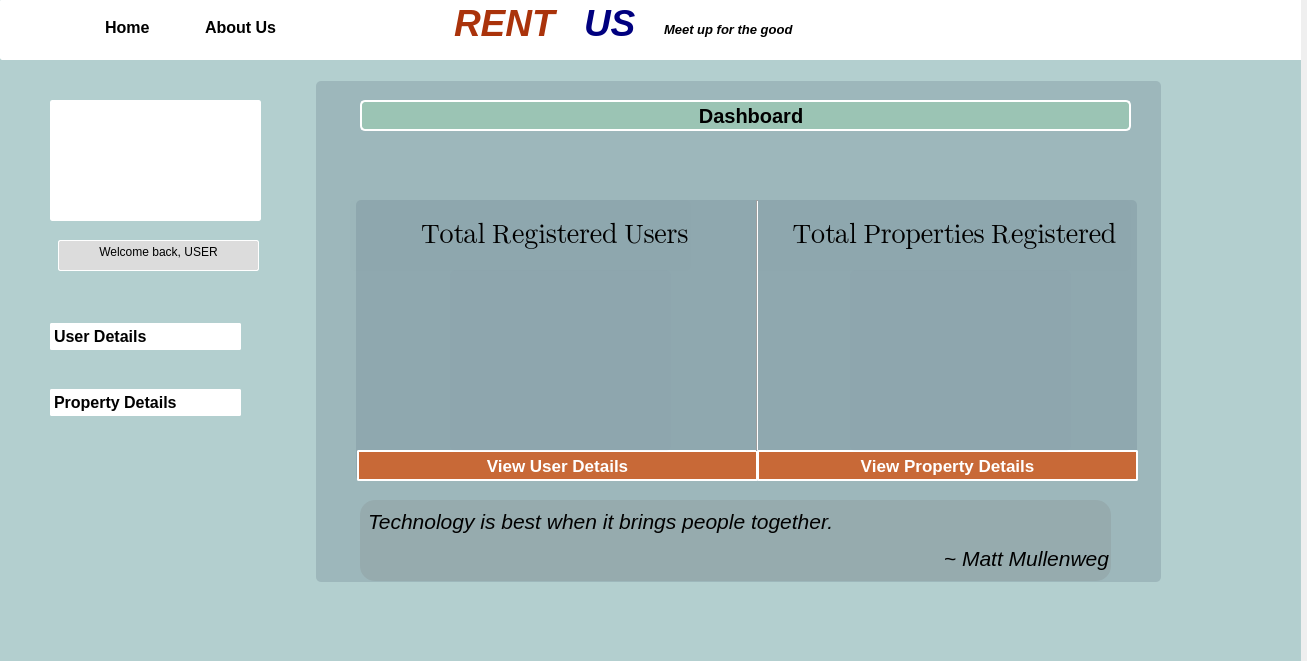
<?xml version="1.0" encoding="UTF-8"?>
<ui version="4.0">
 <class>admin_dashboard</class>
 <widget class="QWidget" name="admin_dashboard">
  <property name="geometry">
   <rect>
    <x>0</x>
    <y>0</y>
    <width>1307</width>
    <height>661</height>
   </rect>
  </property>
  <property name="windowTitle">
   <string>Form</string>
  </property>
  <property name="styleSheet">
   <string notr="true">
QTextEdit, QPlainTextEdit
{
	border : 1px solid white;
	border-radius: 2px;
}
QPushButton
{
	padding: 2px;
	color: black;
	background: rgb(255,255,255);
	border: 2px solid white;
	border-radius: 2px;
	text-align : left;
}

#textEdit_10, #textEdit_11, #textEdit_12, #textEdit_13, #textEdit_14 
{
background: rgb(230,230,230);
}
</string>
  </property>
  <widget class="QStackedWidget" name="stackedWidget">
   <property name="geometry">
    <rect>
     <x>0</x>
     <y>0</y>
     <width>1301</width>
     <height>661</height>
    </rect>
   </property>
   <property name="styleSheet">
    <string notr="true">#stackedWidget
{
background: rgba(23,123,123,70);
}
</string>
   </property>
   <widget class="QWidget" name="dashboard">
    <widget class="QPlainTextEdit" name="plainTextEdit">
     <property name="geometry">
      <rect>
       <x>0</x>
       <y>-1</y>
       <width>1311</width>
       <height>61</height>
      </rect>
     </property>
     <property name="styleSheet">
      <string notr="true">#plaintextEdit
{
	border: 2px solid brown;
}</string>
     </property>
     <property name="readOnly">
      <bool>true</bool>
     </property>
    </widget>
    <widget class="QPushButton" name="pushButton_3">
     <property name="geometry">
      <rect>
       <x>101</x>
       <y>12</y>
       <width>81</width>
       <height>31</height>
      </rect>
     </property>
     <property name="font">
      <font>
       <pointsize>12</pointsize>
       <bold>true</bold>
      </font>
     </property>
     <property name="styleSheet">
      <string notr="true">#pushButton_3
{
	color: black;
	background: rgb(255,255,255);
	border: 2px solid white;
	border-radius: 2px;
}
#pushButton_3:hover
{
	background: rgb(220,220,200);
}</string>
     </property>
     <property name="text">
      <string>Home</string>
     </property>
     <property name="icon">
      <iconset resource="src.qrc">
       <normaloff>:/image/images/home.png</normaloff>:/image/images/home.png</iconset>
     </property>
    </widget>
    <widget class="QTextEdit" name="textEdit">
     <property name="geometry">
      <rect>
       <x>449</x>
       <y>-3</y>
       <width>121</width>
       <height>61</height>
      </rect>
     </property>
     <property name="font">
      <font>
       <kerning>false</kerning>
      </font>
     </property>
     <property name="acceptDrops">
      <bool>false</bool>
     </property>
     <property name="undoRedoEnabled">
      <bool>false</bool>
     </property>
     <property name="readOnly">
      <bool>true</bool>
     </property>
     <property name="html">
      <string>&lt;!DOCTYPE HTML PUBLIC &quot;-//W3C//DTD HTML 4.0//EN&quot; &quot;http://www.w3.org/TR/REC-html40/strict.dtd&quot;&gt;
&lt;html&gt;&lt;head&gt;&lt;meta name=&quot;qrichtext&quot; content=&quot;1&quot; /&gt;&lt;meta charset=&quot;utf-8&quot; /&gt;&lt;style type=&quot;text/css&quot;&gt;
p, li { white-space: pre-wrap; }
hr { height: 1px; border-width: 0; }
&lt;/style&gt;&lt;/head&gt;&lt;body style=&quot; font-family:'Segoe UI'; font-size:9pt; font-weight:400; font-style:normal;&quot;&gt;
&lt;p style=&quot; margin-top:0px; margin-bottom:0px; margin-left:0px; margin-right:0px; -qt-block-indent:0; text-indent:0px;&quot;&gt;&lt;span style=&quot; font-size:28pt; font-weight:700; font-style:italic; color:#aa330b;&quot;&gt;RENT&lt;/span&gt;&lt;/p&gt;&lt;/body&gt;&lt;/html&gt;</string>
     </property>
    </widget>
    <widget class="QTextEdit" name="textEdit_3">
     <property name="geometry">
      <rect>
       <x>659</x>
       <y>17</y>
       <width>171</width>
       <height>41</height>
      </rect>
     </property>
     <property name="font">
      <font>
       <kerning>false</kerning>
      </font>
     </property>
     <property name="mouseTracking">
      <bool>false</bool>
     </property>
     <property name="acceptDrops">
      <bool>false</bool>
     </property>
     <property name="whatsThis">
      <string notr="true"/>
     </property>
     <property name="accessibleName">
      <string notr="true"/>
     </property>
     <property name="accessibleDescription">
      <string notr="true"/>
     </property>
     <property name="undoRedoEnabled">
      <bool>false</bool>
     </property>
     <property name="readOnly">
      <bool>true</bool>
     </property>
     <property name="html">
      <string>&lt;!DOCTYPE HTML PUBLIC &quot;-//W3C//DTD HTML 4.0//EN&quot; &quot;http://www.w3.org/TR/REC-html40/strict.dtd&quot;&gt;
&lt;html&gt;&lt;head&gt;&lt;meta name=&quot;qrichtext&quot; content=&quot;1&quot; /&gt;&lt;meta charset=&quot;utf-8&quot; /&gt;&lt;style type=&quot;text/css&quot;&gt;
p, li { white-space: pre-wrap; }
hr { height: 1px; border-width: 0; }
&lt;/style&gt;&lt;/head&gt;&lt;body style=&quot; font-family:'Segoe UI'; font-size:9pt; font-weight:400; font-style:normal;&quot;&gt;
&lt;p style=&quot; margin-top:0px; margin-bottom:0px; margin-left:0px; margin-right:0px; -qt-block-indent:0; text-indent:0px;&quot;&gt;&lt;span style=&quot; font-size:10pt; font-weight:700; font-style:italic;&quot;&gt;Meet up for the good&lt;/span&gt;&lt;/p&gt;&lt;/body&gt;&lt;/html&gt;</string>
     </property>
    </widget>
    <widget class="QPushButton" name="pushButton_4">
     <property name="geometry">
      <rect>
       <x>201</x>
       <y>12</y>
       <width>91</width>
       <height>31</height>
      </rect>
     </property>
     <property name="font">
      <font>
       <pointsize>12</pointsize>
       <bold>true</bold>
      </font>
     </property>
     <property name="styleSheet">
      <string notr="true">#pushButton_4
{
color: black;
	background: rgb(255,255,255);
	border: 2px solid white;
	border-radius: 2px;
}
#pushButton_4:hover
{
	background: rgb(220,220,200);
}</string>
     </property>
     <property name="text">
      <string>About Us</string>
     </property>
    </widget>
    <widget class="QWidget" name="layoutWidget">
     <property name="geometry">
      <rect>
       <x>50</x>
       <y>290</y>
       <width>191</width>
       <height>161</height>
      </rect>
     </property>
     <layout class="QVBoxLayout" name="verticalLayout">
      <item>
       <widget class="QPushButton" name="pushButton_2">
        <property name="font">
         <font>
          <pointsize>12</pointsize>
          <italic>false</italic>
          <bold>true</bold>
          <stylestrategy>PreferDefault</stylestrategy>
          <kerning>false</kerning>
         </font>
        </property>
        <property name="styleSheet">
         <string notr="true">#pushButton_2
{
color: black;
	background: rgb(255,255,255);
	border: 2px solid white;
	border-radius: 2px;
}
#pushButton_2:hover
{
	background: rgb(220,220,200);
}</string>
        </property>
        <property name="text">
         <string>User Details</string>
        </property>
        <property name="icon">
         <iconset resource="src.qrc">
          <normaloff>:/image/images/report.png</normaloff>:/image/images/report.png</iconset>
        </property>
       </widget>
      </item>
      <item>
       <widget class="QPushButton" name="pushButton_6">
        <property name="font">
         <font>
          <pointsize>12</pointsize>
          <italic>false</italic>
          <bold>true</bold>
          <stylestrategy>PreferDefault</stylestrategy>
          <kerning>false</kerning>
         </font>
        </property>
        <property name="styleSheet">
         <string notr="true">#pushButton_6
{
color: black;
	background: rgb(255,255,255);
	border: 2px solid white;
	border-radius: 2px;
}
#pushButton_6:hover
{
	background: rgb(220,220,200);
}</string>
        </property>
        <property name="text">
         <string>Property Details</string>
        </property>
        <property name="icon">
         <iconset resource="src.qrc">
          <normaloff>:/image/images/home.png</normaloff>:/image/images/home.png</iconset>
        </property>
       </widget>
      </item>
     </layout>
    </widget>
    <widget class="QTextEdit" name="textEdit_2">
     <property name="geometry">
      <rect>
       <x>579</x>
       <y>-3</y>
       <width>81</width>
       <height>61</height>
      </rect>
     </property>
     <property name="font">
      <font>
       <kerning>false</kerning>
      </font>
     </property>
     <property name="acceptDrops">
      <bool>false</bool>
     </property>
     <property name="styleSheet">
      <string notr="true">#textEdit_2
{
	border-color: white;
	bordrer: none;
}</string>
     </property>
     <property name="undoRedoEnabled">
      <bool>false</bool>
     </property>
     <property name="readOnly">
      <bool>true</bool>
     </property>
     <property name="html">
      <string>&lt;!DOCTYPE HTML PUBLIC &quot;-//W3C//DTD HTML 4.0//EN&quot; &quot;http://www.w3.org/TR/REC-html40/strict.dtd&quot;&gt;
&lt;html&gt;&lt;head&gt;&lt;meta name=&quot;qrichtext&quot; content=&quot;1&quot; /&gt;&lt;meta charset=&quot;utf-8&quot; /&gt;&lt;style type=&quot;text/css&quot;&gt;
p, li { white-space: pre-wrap; }
hr { height: 1px; border-width: 0; }
&lt;/style&gt;&lt;/head&gt;&lt;body style=&quot; font-family:'Segoe UI'; font-size:9pt; font-weight:400; font-style:normal;&quot;&gt;
&lt;p style=&quot; margin-top:0px; margin-bottom:0px; margin-left:0px; margin-right:0px; -qt-block-indent:0; text-indent:0px;&quot;&gt;&lt;span style=&quot; font-size:28pt; font-weight:700; font-style:italic; color:#00007f;&quot;&gt;US&lt;/span&gt;&lt;/p&gt;&lt;/body&gt;&lt;/html&gt;</string>
     </property>
    </widget>
    <widget class="QTextEdit" name="textEdit_5">
     <property name="geometry">
      <rect>
       <x>50</x>
       <y>100</y>
       <width>211</width>
       <height>121</height>
      </rect>
     </property>
     <property name="acceptDrops">
      <bool>false</bool>
     </property>
     <property name="styleSheet">
      <string notr="true">#textEdit_5
{
	border-image: url(:/image/images/user.png);
}</string>
     </property>
     <property name="undoRedoEnabled">
      <bool>false</bool>
     </property>
     <property name="readOnly">
      <bool>true</bool>
     </property>
    </widget>
    <widget class="QTextEdit" name="textEdit_6">
     <property name="geometry">
      <rect>
       <x>58</x>
       <y>240</y>
       <width>201</width>
       <height>31</height>
      </rect>
     </property>
     <property name="font">
      <font>
       <bold>true</bold>
      </font>
     </property>
     <property name="styleSheet">
      <string notr="true">#textEdit_6
{
background-color: rgb(220,220,220);
text-align: center;

}</string>
     </property>
     <property name="undoRedoEnabled">
      <bool>false</bool>
     </property>
     <property name="readOnly">
      <bool>true</bool>
     </property>
     <property name="html">
      <string>&lt;!DOCTYPE HTML PUBLIC &quot;-//W3C//DTD HTML 4.0//EN&quot; &quot;http://www.w3.org/TR/REC-html40/strict.dtd&quot;&gt;
&lt;html&gt;&lt;head&gt;&lt;meta name=&quot;qrichtext&quot; content=&quot;1&quot; /&gt;&lt;meta charset=&quot;utf-8&quot; /&gt;&lt;style type=&quot;text/css&quot;&gt;
p, li { white-space: pre-wrap; }
hr { height: 1px; border-width: 0; }
&lt;/style&gt;&lt;/head&gt;&lt;body style=&quot; font-family:'Segoe UI'; font-size:9pt; font-weight:700; font-style:normal;&quot;&gt;
&lt;p align=&quot;center&quot; style=&quot; margin-top:0px; margin-bottom:0px; margin-left:0px; margin-right:0px; -qt-block-indent:0; text-indent:0px;&quot;&gt;&lt;span style=&quot; font-weight:400;&quot;&gt;Welcome back, USER&lt;/span&gt;&lt;/p&gt;&lt;/body&gt;&lt;/html&gt;</string>
     </property>
    </widget>
    <widget class="QLabel" name="label">
     <property name="geometry">
      <rect>
       <x>360</x>
       <y>500</y>
       <width>751</width>
       <height>81</height>
      </rect>
     </property>
     <property name="font">
      <font>
       <pointsize>18</pointsize>
       <italic>true</italic>
      </font>
     </property>
     <property name="styleSheet">
      <string notr="true">#label
{
border-radius: 15px;
padding: 2px;
background-color: rgba(123,123,123,50);
}
</string>
     </property>
     <property name="lineWidth">
      <number>-1</number>
     </property>
     <property name="text">
      <string>&lt;html&gt;&lt;head/&gt;&lt;body&gt;&lt;p&gt;&lt;span style=&quot; font-size:16pt;&quot;&gt;Technology is best when it brings people together.&lt;/span&gt;&lt;/p&gt;&lt;p align=&quot;right&quot;&gt;&lt;span style=&quot; font-size:16pt;&quot;&gt;~ Matt Mullenweg&lt;/span&gt;&lt;/p&gt;&lt;/body&gt;&lt;/html&gt;</string>
     </property>
    </widget>
    <widget class="QPushButton" name="pushButton_19">
     <property name="geometry">
      <rect>
       <x>357</x>
       <y>450</y>
       <width>401</width>
       <height>31</height>
      </rect>
     </property>
     <property name="font">
      <font>
       <pointsize>13</pointsize>
       <italic>false</italic>
       <bold>true</bold>
       <strikeout>false</strikeout>
       <stylestrategy>PreferDefault</stylestrategy>
       <kerning>true</kerning>
      </font>
     </property>
     <property name="mouseTracking">
      <bool>true</bool>
     </property>
     <property name="styleSheet">
      <string notr="true">#pushButton_19
{
	color: white;
	background: rgb(200,105,55);
	border: 2px solid white ;
	
	text-align: center;
}
#pushButton_19:hover
{
	color: white;
	background: rgb(10,150,220);
	border: 0px solid black ;
	
	text-align: center;
}

</string>
     </property>
     <property name="text">
      <string>View User Details</string>
     </property>
     <property name="icon">
      <iconset theme="accessories-text-editor">
       <normaloff>.</normaloff>.</iconset>
     </property>
     <property name="autoDefault">
      <bool>false</bool>
     </property>
     <property name="default">
      <bool>false</bool>
     </property>
     <property name="flat">
      <bool>false</bool>
     </property>
    </widget>
    <widget class="QLabel" name="label_6">
     <property name="enabled">
      <bool>false</bool>
     </property>
     <property name="geometry">
      <rect>
       <x>356</x>
       <y>200</y>
       <width>781</width>
       <height>281</height>
      </rect>
     </property>
     <property name="styleSheet">
      <string notr="true">background: rgba(123,145,156,100);
border-radius:5px;</string>
     </property>
     <property name="text">
      <string/>
     </property>
    </widget>
    <widget class="QLabel" name="label_8">
     <property name="enabled">
      <bool>false</bool>
     </property>
     <property name="geometry">
      <rect>
       <x>316</x>
       <y>81</y>
       <width>845</width>
       <height>501</height>
      </rect>
     </property>
     <property name="styleSheet">
      <string notr="true">background: rgba(123,145,156,100);
border-radius:5px;</string>
     </property>
     <property name="text">
      <string/>
     </property>
     <property name="textInteractionFlags">
      <set>Qt::NoTextInteraction</set>
     </property>
    </widget>
    <widget class="QPushButton" name="pushButton_35">
     <property name="geometry">
      <rect>
       <x>360</x>
       <y>100</y>
       <width>771</width>
       <height>31</height>
      </rect>
     </property>
     <property name="font">
      <font>
       <pointsize>15</pointsize>
       <italic>false</italic>
       <bold>true</bold>
       <stylestrategy>PreferDefault</stylestrategy>
       <kerning>false</kerning>
      </font>
     </property>
     <property name="styleSheet">
      <string notr="true">
#pushButton_35
{
border-radius: 5px;
border: 2px solid white;
background-color: rgba(150, 255, 147, 45);
text-align: center;

}

</string>
     </property>
     <property name="text">
      <string>  Dashboard</string>
     </property>
     <property name="icon">
      <iconset resource="src.qrc">
       <normaloff>:/image/images/dashboard.png</normaloff>:/image/images/dashboard.png</iconset>
     </property>
     <property name="iconSize">
      <size>
       <width>25</width>
       <height>25</height>
      </size>
     </property>
    </widget>
    <widget class="QLineEdit" name="lineEdit_2">
     <property name="geometry">
      <rect>
       <x>350</x>
       <y>200</y>
       <width>341</width>
       <height>71</height>
      </rect>
     </property>
     <property name="font">
      <font>
       <family>Segoe UI Emoji</family>
       <pointsize>20</pointsize>
       <italic>false</italic>
       <bold>false</bold>
      </font>
     </property>
     <property name="styleSheet">
      <string notr="true">background: rgba(123,145,156,10);
border-radius:5px;</string>
     </property>
     <property name="text">
      <string>            Total Registered Users</string>
     </property>
     <property name="readOnly">
      <bool>true</bool>
     </property>
    </widget>
    <widget class="QTextEdit" name="count_2">
     <property name="geometry">
      <rect>
       <x>450</x>
       <y>270</y>
       <width>221</width>
       <height>181</height>
      </rect>
     </property>
     <property name="font">
      <font>
       <family>Segoe UI Emoji</family>
       <pointsize>72</pointsize>
       <italic>false</italic>
       <bold>false</bold>
      </font>
     </property>
     <property name="styleSheet">
      <string notr="true">background: rgba(123,145,156,13);
border-radius:5px;
border: none;</string>
     </property>
     <property name="readOnly">
      <bool>true</bool>
     </property>
     <property name="html">
      <string>&lt;!DOCTYPE HTML PUBLIC &quot;-//W3C//DTD HTML 4.0//EN&quot; &quot;http://www.w3.org/TR/REC-html40/strict.dtd&quot;&gt;
&lt;html&gt;&lt;head&gt;&lt;meta name=&quot;qrichtext&quot; content=&quot;1&quot; /&gt;&lt;meta charset=&quot;utf-8&quot; /&gt;&lt;style type=&quot;text/css&quot;&gt;
p, li { white-space: pre-wrap; }
hr { height: 1px; border-width: 0; }
&lt;/style&gt;&lt;/head&gt;&lt;body style=&quot; font-family:'Segoe UI Emoji'; font-size:72pt; font-weight:400; font-style:normal;&quot;&gt;
&lt;p align=&quot;center&quot; style=&quot;-qt-paragraph-type:empty; margin-top:0px; margin-bottom:0px; margin-left:0px; margin-right:0px; -qt-block-indent:0; text-indent:0px;&quot;&gt;&lt;br /&gt;&lt;/p&gt;&lt;/body&gt;&lt;/html&gt;</string>
     </property>
    </widget>
    <widget class="QPushButton" name="pushButton_20">
     <property name="geometry">
      <rect>
       <x>757</x>
       <y>450</y>
       <width>381</width>
       <height>31</height>
      </rect>
     </property>
     <property name="font">
      <font>
       <pointsize>13</pointsize>
       <italic>false</italic>
       <bold>true</bold>
       <stylestrategy>PreferDefault</stylestrategy>
       <kerning>false</kerning>
      </font>
     </property>
     <property name="mouseTracking">
      <bool>true</bool>
     </property>
     <property name="styleSheet">
      <string notr="true">#pushButton_20
{
	color: white;
	background: rgb(200,105,55);
	border: 2px solid white ;
	
	text-align: center;
}
#pushButton_20:hover
{
	color: white;
	background: rgb(10,150,220);
	border: 0px solid white ;

	text-align: center;
}

</string>
     </property>
     <property name="text">
      <string>View Property Details</string>
     </property>
     <property name="icon">
      <iconset theme="accessories-text-editor">
       <normaloff>.</normaloff>.</iconset>
     </property>
     <property name="autoDefault">
      <bool>false</bool>
     </property>
     <property name="default">
      <bool>false</bool>
     </property>
     <property name="flat">
      <bool>false</bool>
     </property>
    </widget>
    <widget class="QLineEdit" name="lineEdit_3">
     <property name="geometry">
      <rect>
       <x>750</x>
       <y>200</y>
       <width>381</width>
       <height>71</height>
      </rect>
     </property>
     <property name="font">
      <font>
       <family>Segoe UI Emoji</family>
       <pointsize>20</pointsize>
       <italic>false</italic>
       <bold>false</bold>
      </font>
     </property>
     <property name="styleSheet">
      <string notr="true">background: rgba(123,145,156,10);
border-radius:5px;</string>
     </property>
     <property name="text">
      <string>      Total Properties Registered</string>
     </property>
     <property name="readOnly">
      <bool>true</bool>
     </property>
    </widget>
    <widget class="QTextEdit" name="count_3">
     <property name="geometry">
      <rect>
       <x>850</x>
       <y>270</y>
       <width>221</width>
       <height>181</height>
      </rect>
     </property>
     <property name="font">
      <font>
       <family>Segoe UI Emoji</family>
       <pointsize>72</pointsize>
       <italic>false</italic>
       <bold>false</bold>
      </font>
     </property>
     <property name="styleSheet">
      <string notr="true">background: rgba(123,145,156,13);
border-radius:5px;
border: none;</string>
     </property>
     <property name="readOnly">
      <bool>true</bool>
     </property>
     <property name="html">
      <string>&lt;!DOCTYPE HTML PUBLIC &quot;-//W3C//DTD HTML 4.0//EN&quot; &quot;http://www.w3.org/TR/REC-html40/strict.dtd&quot;&gt;
&lt;html&gt;&lt;head&gt;&lt;meta name=&quot;qrichtext&quot; content=&quot;1&quot; /&gt;&lt;meta charset=&quot;utf-8&quot; /&gt;&lt;style type=&quot;text/css&quot;&gt;
p, li { white-space: pre-wrap; }
hr { height: 1px; border-width: 0; }
&lt;/style&gt;&lt;/head&gt;&lt;body style=&quot; font-family:'Segoe UI Emoji'; font-size:72pt; font-weight:400; font-style:normal;&quot;&gt;
&lt;p align=&quot;center&quot; style=&quot;-qt-paragraph-type:empty; margin-top:0px; margin-bottom:0px; margin-left:0px; margin-right:0px; -qt-block-indent:0; text-indent:0px;&quot;&gt;&lt;br /&gt;&lt;/p&gt;&lt;/body&gt;&lt;/html&gt;</string>
     </property>
    </widget>
    <widget class="Line" name="line">
     <property name="geometry">
      <rect>
       <x>749</x>
       <y>200</y>
       <width>16</width>
       <height>251</height>
      </rect>
     </property>
     <property name="orientation">
      <enum>Qt::Vertical</enum>
     </property>
    </widget>
    <zorder>label_8</zorder>
    <zorder>label_6</zorder>
    <zorder>pushButton_19</zorder>
    <zorder>pushButton_35</zorder>
    <zorder>plainTextEdit</zorder>
    <zorder>pushButton_3</zorder>
    <zorder>textEdit</zorder>
    <zorder>textEdit_3</zorder>
    <zorder>pushButton_4</zorder>
    <zorder>layoutWidget</zorder>
    <zorder>textEdit_2</zorder>
    <zorder>textEdit_5</zorder>
    <zorder>textEdit_6</zorder>
    <zorder>label</zorder>
    <zorder>lineEdit_2</zorder>
    <zorder>count_2</zorder>
    <zorder>pushButton_20</zorder>
    <zorder>lineEdit_3</zorder>
    <zorder>count_3</zorder>
    <zorder>line</zorder>
   </widget>
  </widget>
 </widget>
 <resources>
  <include location="src.qrc"/>
 </resources>
 <connections/>
</ui>
